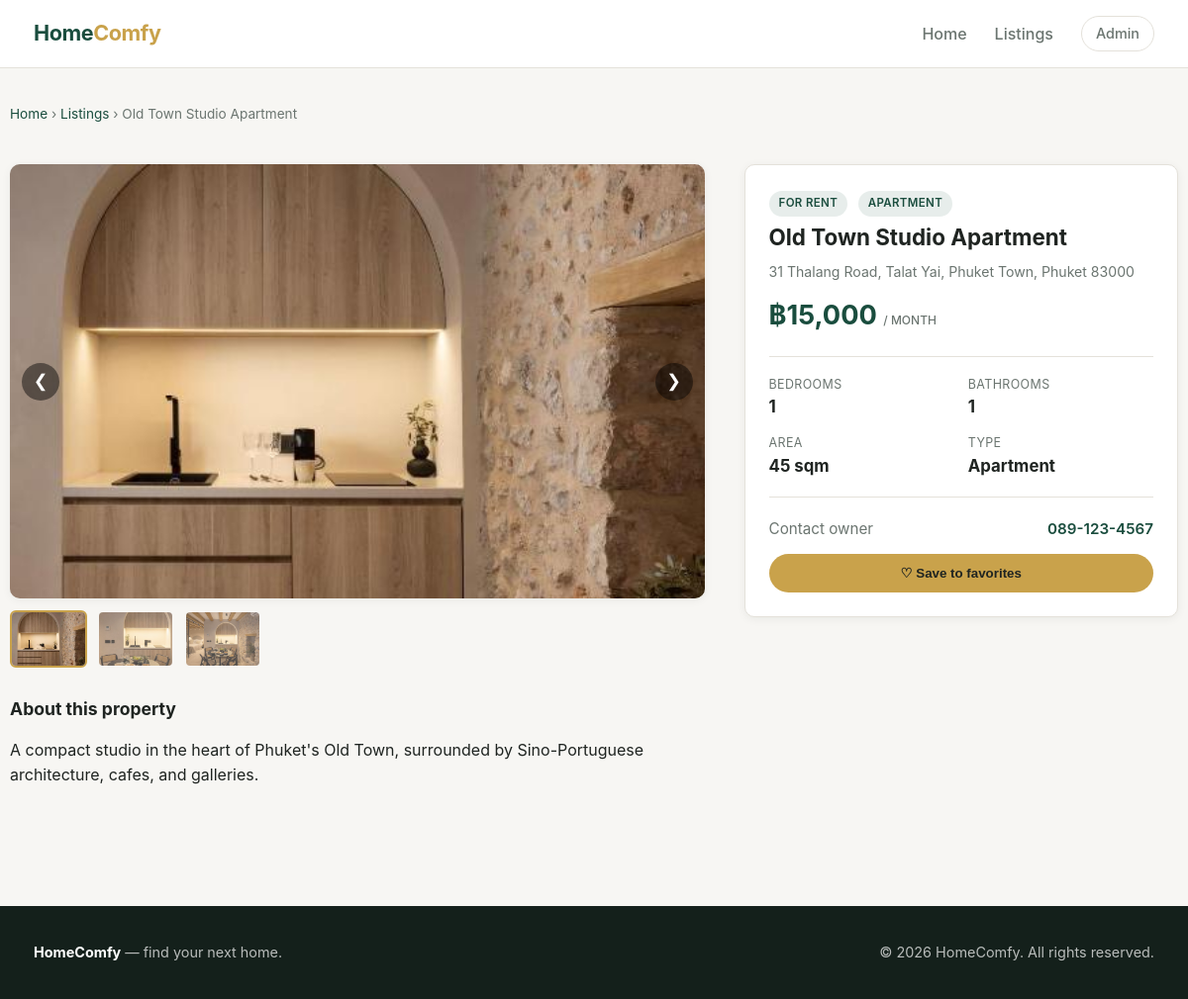
/listings/27/, run on the app's committed database.
### listings/models.py (models this page shows, shortened)
class Property(models.Model):
    class PropertyType(models.TextChoices):
        HOUSE = 'house', 'House'
        APARTMENT = 'apartment', 'Apartment'
        CONDO = 'condo', 'Condo'
        LAND = 'land', 'Land'
        COMMERCIAL = 'commercial', 'Commercial'
    class ListingType(models.TextChoices):
        SALE = 'sale', 'For Sale'
        RENT = 'rent', 'For Rent'
    title = models.CharField(max_length=200)
    slug = models.SlugField(max_length=220, unique=True, blank=True)
    description = models.TextField()
    property_type = models.CharField(max_length=20, choices=PropertyType.choices, default=PropertyType.HOUSE)
    listing_type = models.CharField(max_length=10, choices=ListingType.choices, default=ListingType.SALE)
    price = models.DecimalField(max_digits=12, decimal_places=2)
    bedrooms = models.PositiveSmallIntegerField()
    bathrooms = models.PositiveSmallIntegerField()
    area_sqm = models.PositiveIntegerField(help_text='Living area in square meters')
    address = models.CharField(max_length=255)
    city = models.CharField(max_length=100)
    state = models.CharField(max_length=100)
    zip_code = models.CharField(max_length=20)
    owner_phone = models.CharField(max_length=30, blank=True, help_text='Contact number shown on the detail page')
    is_featured = models.BooleanField(default=False)
    is_available = models.BooleanField(default=True)
    created_at = models.DateTimeField(auto_now_add=True)
    updated_at = models.DateTimeField(auto_now=True)
    class Meta:
        verbose_name_plural = 'Properties'
        ordering = ['-created_at']

### listings/views.py (the view)
# urls.py: path('listings/<int:pk>/', views.ListingDetailView.as_view(), name='property_detail'),
class ListingDetailView(DetailView):
    model = Property
    template_name = 'listings/listing_detail.html'
    context_object_name = 'property'
    def get_context_data(self, **kwargs):
        context = super().get_context_data(**kwargs)
        context['gallery_images'] = [
            {'url': image.image.url, 'caption': image.caption}
            for image in self.object.images.all()
        ]
        return context

### listings/templates/listings/listing_detail.html (shortened to what this page needs)
{% extends 'listings/base.html' %}
{% load humanize %}
{% block content %}
  <div class="container detail-header">
    <div class="breadcrumb">
      <a href="{% url 'listings:home' %}">Home</a> &rsaquo;
      <a href="{% url 'listings:property_list' %}">Listings</a> &rsaquo;
      {{ property.title }}
    </div>
  </div>
  <div class="container detail-grid">
    <div>
      <div id="gallery-app">
        <div class="gallery-wrap">
          <div class="gallery-main">
            <img :src="currentImage.url" :alt="currentImage.caption || '{{ property.title|escapejs }}'">
          </div>
          <template v-if="images.length > 1">
            <button class="gallery-nav-btn prev" @click="prev">&#10094;</button>
            <button class="gallery-nav-btn next" @click="next">&#10095;</button>
          </template>
        </div>
        <div class="gallery-thumbs" v-if="images.length > 1">
          <img v-for="(img, idx) in images"
               :key="idx"
               :src="img.url"
               :class="{ active: idx === currentIndex }"
               @click="select(idx)"
               :alt="img.caption || 'thumbnail'">
        </div>
      </div>
      <div class="detail-description">
        <h3>About this property</h3>
        <p>{{ property.description|linebreaksbr }}</p>
      </div>
    </div>
    <aside class="detail-sidebar">
      <span class="tag">{{ property.get_listing_type_display }}</span>
      <span class="tag">{{ property.get_property_type_display }}</span>
      <h1>{{ property.title }}</h1>
      <p class="property-location">{{ property.address }}, {{ property.city }}, {{ property.state }} {{ property.zip_code }}</p>
      <p class="property-price">
        &#3647;{{ property.price|floatformat:0|intcomma }}
        {% if property.listing_type == 'rent' %}<small>/ month</small>{% endif %}
      </p>
      <div class="detail-facts">
        <div><span>Bedrooms</span><strong>{{ property.bedrooms }}</strong></div>
        <div><span>Bathrooms</span><strong>{{ property.bathrooms }}</strong></div>
        <div><span>Area</span><strong>{{ property.area_sqm|intcomma }} sqm</strong></div>
        <div><span>Type</span><strong>{{ property.get_property_type_display }}</strong></div>
      </div>
      {% if property.owner_phone %}
        <div class="owner-contact">
          <span>Contact owner</span>
          <a href="tel:{{ property.owner_phone }}">{{ property.owner_phone }}</a>
        </div>
      {% endif %}
      <div id="detail-favorite-app"></div>
    </aside>
  </div>
{% endblock %}

### listings/templates/listings/base.html (shortened to what this page needs)
{% load static %}
<!DOCTYPE html>
<html lang="en">
<head>
  <link rel="stylesheet" href="{% static 'listings/css/style.css' %}">
</head>
<body>
  <header class="navbar">
    <div class="navbar-inner">
      <a href="{% url 'listings:home' %}" class="brand">Home<span>Comfy</span></a>
      <nav class="nav-links">
        <a href="{% url 'listings:home' %}">Home</a>
        <a href="{% url 'listings:property_list' %}">Listings</a>
        <a href="/admin/" class="admin-link">Admin</a>
      </nav>
    </div>
  </header>
  <main>
    {% block content %}{% endblock %}
  </main>
  <footer class="site-footer">
    <div class="container">
      <div><strong>HomeComfy</strong> &mdash; find your next home.</div>
      <div>&copy; {% now "Y" %} HomeComfy. All rights reserved.</div>
    </div>
  </footer>
</body>
</html>

### data on the page
Property: title "Old Town Studio Apartment", description "A compact studio in the heart of Phuket's Old Town, surrounded by Sino-Portuguese architecture, cafes, and galleries.", listing_type "FOR RENT", property_type "APARTMENT", address "31 Thalang Road, Talat Yai", city "Phuket Town", state "Phuket", zip_code "83000", price "15,000", bedrooms "1", bathrooms "1", area_sqm "45", property_type "Apartment", owner_phone "089-123-4567"
